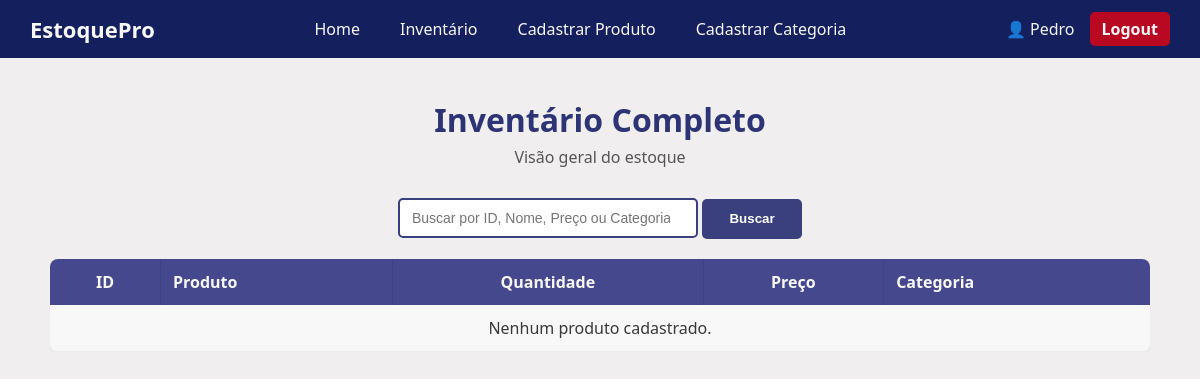
The page /inventario/ (signed in) on the database as committed earlier.
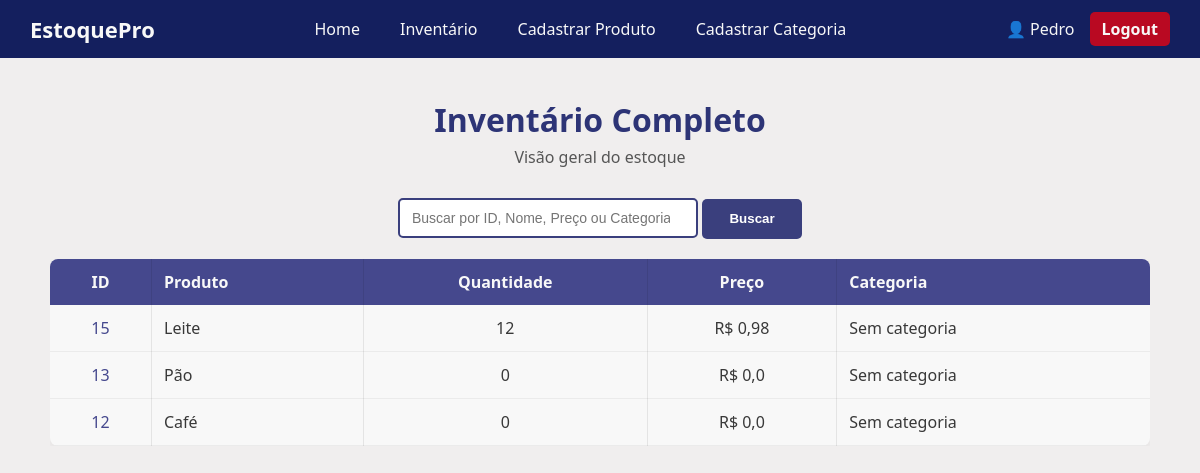
The same page on the database as committed later.
### SistemaEstoque/models.py (models this page shows, shortened)
class Estoque(models.Model):
    nome=models.CharField(max_length=50,)
    quantidade=models.IntegerField(max_length=50, default=0)
    preco=models.FloatField(default=0)
    data_criacao=models.DateTimeField(default=timezone.now)
    categoria=models.ForeignKey(Categoria,on_delete=models.SET_NULL,blank=True,null=True)
    criador=models.ForeignKey(User,on_delete=models.SET_NULL,blank=True,null=True)

### SistemaEstoque/views/inventario.py (the view)
# urls.py: path('inventario/', views.inventario , name='inventario'),
@login_required(login_url='SistemaEstoque:login')
def inventario(request):
    estoque=Estoque.objects.filter(criador=request.user).order_by('-id',)
    paginator=Paginator(estoque,30)
    page_number=request.GET.get('page')
    page_obj=paginator.get_page(page_number)
    total_produtos=Estoque.objects.count()
    contexto={
        'estoque':page_obj,
        'total_produtos' : total_produtos
    }
    return render(request,'SistemaEstoque/inventario.html',contexto)

### SistemaEstoque/templates/SistemaEstoque/inventario.html
{% extends "global/base.html" %}
{% block content %}
   <div class="inventario-container">
    <h1 class="inventario-title">Inventário Completo</h1>
    <p class="inventario-subtitle">Visão geral do estoque</p>
    <div class="search-container">
        <form action="{% url "SistemaEstoque:search" %}" method="GET">
                <input type="search" class="search-input" placeholder="Buscar por ID, Nome, Preço ou Categoria..."
                id="search" name="q" value="{{search_value}}">
                <button class="search-btn">Buscar</button>
        </form>
    </div>
    <div class="inventario-table-container">
        <table class="inventario-table">
            <thead>
                <tr>
                    <th>ID</t>
                    <th>Produto</th>
                    <th>Quantidade</th>
                    <th>Preço</th>
                    <th>Categoria</th>
                </tr>
            </thead>
            <tbody>
                {% for produto in estoque %}
                <tr>
                    <td>
                        <a href="{% url 'SistemaEstoque:item_sozinho' produto.id %}" class="table-link"> {{produto.id}}</a>
                    </td>
                    <td>
                        {{ produto.nome }}
                    </td>
                    <td>
                        {{ produto.quantidade }}
                    </td>
                    <td>
                        R$ {{ produto.preco }}
                    </td>
                    <td>
                        {{ produto.categoria|default:"Sem categoria" }}
                    </td>
                </tr>
                {% empty %}
                <tr>
                    <td colspan="5">Nenhum produto cadastrado.</td>
                </tr>
                {% endfor %}
            </tbody>
        </table>
    </div>
</div>
{% endblock content %}

### base_templates/global/base.html (shortened to what this page needs)
{% load static %}<!DOCTYPE html>
<html lang="en">
<head>
    <link rel="stylesheet" href="{% static "global/style.css" %}">
</head>
<body>
    {% include "global/partials/header.html" %}
    {% block content %}{% endblock content %}
</body>
</html>

### base_templates/global/partials/header.html
<nav>
    <nav class="navbar">
    <div class="navbar-logo">
        <a href="{% url 'SistemaEstoque:home' %}">EstoquePro</a>
    </div>
    <ul class="navbar-links">
        <li><a href="{% url 'SistemaEstoque:home' %}">Home</a></li>
        <li><a href="{% url 'SistemaEstoque:inventario' %}">Inventário</a></li>
        <li><a href="{% url 'SistemaEstoque:novo_item' %}">Cadastrar Produto</a></li>
        <li><a href="{% url 'SistemaEstoque:nova_categoria' %}">Cadastrar Categoria</a></li>
    </ul>
    <div class="navbar-user">
        <span><a class="logout" href="{% url "SistemaEstoque:atualizar_usuario" %}">👤 {{ user.username }}</a></span>
        <a href="{% url 'SistemaEstoque:logout' %}" class="btn-logout">
            {% if request.user.is_authenticated %}
                Logout
            {% else %}
                Login
            {% endif %}
        </a>
    </div>
</nav>
</nav>

### base_static/global/style.css (style rules this page uses)
* { margin: 0; padding: 0; box-sizing: border-box; }
body { background-color: #f0eeee; }
.search-container { margin: 20px auto; display: flex; justify-content: center; gap: 10px; }
.search-input { flex-grow: 1; padding: 8px 12px; width: 300px; height: 40px; font-size: 14px; border: 2px solid #3a3f7d; border-radius: 5px; outline: none; transition: border-color 0.3s; }
.search-btn { background-color: #3a3f7d; color: white; border: none; padding: 9px 16px; width: 100px; height: 40px; font-weight: 600; border-radius: 5px; cursor: pointer; transition: background-color 0.3s; }
::marker { text-decoration: none; }
.inventario-container { max-width: 1100px; margin: 40px auto; font-family: 'Segoe UI', Tahoma, Geneva, Verdana, sans-serif; }
.inventario-title { font-size: 32px; color: #2d3476; text-align: center; margin-bottom: 5px; }
.inventario-subtitle { text-align: center; color: #555; margin-bottom: 30px; }
.inventario-table-container { overflow-x: auto; }
.inventario-table { width: 100%; border-collapse: collapse; background: #f8f8f8; box-shadow: 0 4px 8px rgba(0,0,0,0.05); border-radius: 8px; overflow: hidden; }
.inventario-table th { background-color: #45488D; color: #f8f8f8; padding: 12px; text-align: left; }
.inventario-table td { padding: 12px; border-bottom: 1px solid rgba(0,0,0,0.05); color: #383838; }
.inventario-table th:nth-child(1), .inventario-table th:nth-child(3), .inventario-table th:nth-child(4), .inventario-table td:nth-child(1), .inventario-table td:nth-child(3), .inventario-table td:nth-child(4) { text-align: center; }
.inventario-table th, .inventario-table td { border-right: 1px solid rgba(0,0,0,0.08); }
.inventario-table th:last-child, .inventario-table td:last-child { border-right: none; }
.table-link { color: #45488D; text-decoration: none; }
.logout { text-decoration: none; color:whitesmoke }
.navbar { display: flex; justify-content: space-between; align-items: center; background-color: #141f5e; padding: 12px 30px; color: #f8f8f8; font-family: 'Segoe UI', sans-serif; }
.navbar-logo a { font-size: 22px; font-weight: bold; color: #f8f8f8; text-decoration: none; }
.navbar-links { display: flex; list-style: none; gap: 20px; }
.navbar-links a { color: #f8f8f8; text-decoration: none; font-weight: 500; padding: 6px 10px; transition: background-color 0.2s ease; border-radius: 5px; }
.navbar-user { display: flex; align-items: center; gap: 15px; }
.btn-logout { background-color: #b90922; padding: 6px 12px; border-radius: 5px; color: #f8f8f8; text-decoration: none; font-weight: bold; transition: background-color 0.2s ease; }

Rows that differ between the two databases and show on the page:
added Estoque: id "15", nome "Leite", quantidade "12", preco "0,98", categoria "Sem categoria"
added Estoque: id "13", nome "Pão", quantidade "0", preco "0,0", categoria "Sem categoria"
added Estoque: id "12", nome "Café", quantidade "0", preco "0,0", categoria "Sem categoria"
Other text that changed with them:
text no longer shown: "Nenhum produto cadastrado."
